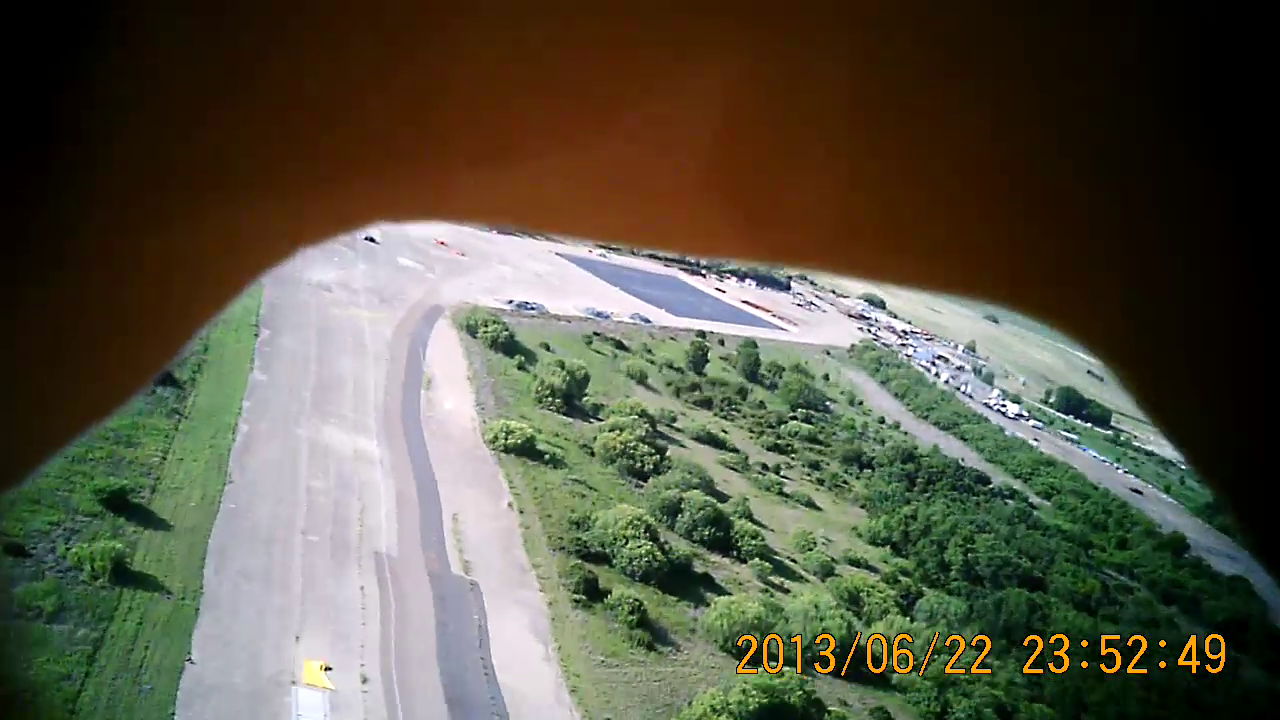
#> input picture test_1.png, 1280 x 720 px
$ python test_adaptive_contour_stills_class.py   (Python 2 division)
#> lines starting #> are read from the running program, lines starting #| are printed output that depends on the picture; after the words box and inside, x2 and y2 are one past the last pixel; in counts of white or black regions, pixels touching at a corner belong together
import cv2, cv, numpy as np,time, pickle

tarX = -1
tarY = -1

class objectTracker():
    def __init__(self):
        self.tarX = -1
        self.tarY = -1
        self.lower = np.array([0,0,0])
        self.upper = np.array([255,255,255])
        self.gotObj = 0
        self.firstCall = 1
    def getXY(self,x,y):
        self.tarX = x
        self.tarY = y
        if x != -1:
            self.gotObj = 1
            self.firstCall = 1
        else:
            print "Resetting image processing"
            self.gotObj = 0
    def improcess(self,img):
        if self.gotObj:
            imgout = np.copy(img)
            #process image
            #get the local HSV estimate:
            hsv = cv2.cvtColor(imgout,cv2.COLOR_BGR2HSV)
            #if the first call, get the upper and lower bounds
            if self.firstCall:
                self.firstCall = 0
                xyhsv = hsv[self.tarY,self.tarX]
                self.lower = xyhsv
                self.upper = xyhsv
                #find adjacent pixels, say 10? to create a threshold
                #5,0.2 works well
                for i in range ((self.tarX-10),(self.tarX+10)):
                    for j in range (self.tarY-10,self.tarY+10):
                        #print np.diff([hsv[i,j],xyhsv],axis=0 ),np.size(np.nonzero(np.diff([hsv[i,j],xyhsv],axis=0 ) < 50),1)
                        #if np.amax( np.diff([hsv[i,j],xyhsv],axis=0 ) ) < 50:
                        if np.size(np.nonzero(np.diff([hsv[j,i],xyhsv],axis=0 ) < 10),1) >= 2:
                            self.lower = np.amin([self.lower,hsv[j,i]],axis=0)
                            self.upper = np.amax([self.upper,hsv[j,i]],axis=0)
                self.lower = self.lower-0.025*np.array([255,255,255])
                self.upper = self.upper+0.025*np.array([255,255,255])
            #threshold the image
            thresh = cv2.inRange(hsv,self.lower,self.upper)
            #get the contours
            contours,hierarchy = cv2.findContours(thresh,cv2.RETR_LIST,cv2.CHAIN_APPROX_SIMPLE)
            #pickle contours to deal with a bug in opencv 2.4.3
            tmp = pickle.dumps(contours)
            contours = pickle.loads(tmp)
            #find the centroid closest to the target location:
            cmin = np.array([])
            cx,cy = (0,0)
            for cnt in contours:
                M = cv2.moments(cnt)
                #check that the divisor moment is nonzero; if it is, set the location to (0,0)
                if M['m00']>0:
                    ccx,ccy = int(M['m10']/M['m00']),int(M['m01']/M['m00'])
                else:
                    ccx,ccy = (0,0)
                if (pow(cx-self.tarX,2)+pow(cy-self.tarY,2) > pow(ccx-self.tarX,2)+pow(ccy-self.tarY,2)):
                    cx,cy = ccx,ccy
                    cmin = cnt
            #lowpass filter the target location using cx, cy
            alph = 0.25
            TC = 0.333333*(1.0-alph)/alph
            self.tarX = alph*cx + (1-alph)*self.tarX
            self.tarY = alph*cy + (1-alph)*self.tarY
            #self.tarX = cx
            #self.tarY = cy

            if not (type(cmin) is int):
                cv2.drawContours(imgout,cmin,-1,(0,0,0),2)
                #cv2.drawContours(imgout,contours,-1,(255,255,255),-1)
            # update upper and lower to match the contour
            if np.size(cmin,0) > 0:
                cnvxhll = cv2.convexHull(cmin)
                for i in range(0,np.size(cnvxhll,0)):
                    self.lower = np.amin([self.lower,hsv[cnvxhll[i,0,1],cnvxhll[i,0,0]]],axis=0)
                    self.upper = np.amax([self.upper,hsv[cnvxhll[i,0,1],cnvxhll[i,0,0]]],axis=0)
            return imgout
        else:
            return img

def main():
    fname = "test_1.png"
    imageProc(fname)

def nothing(args):
    pass

def settingUpdate(blurRad):
    blurRad = cv2.getTrackbarPos('blur','camera')
    return

def selectXY(event,x,y,flags,param):
    global OT
    if event == cv2.EVENT_LBUTTONDOWN:
        tarX = x
        tarY = y
        OT.getXY(x,y)
    if event == cv2.EVENT_RBUTTONDOWN:
        tarX = -1
        tarY = -1
        OT.getXY(-1,-1)

OT = objectTracker()

def imageProc(fname):
#> called with fname = 'test_1.png'
    global OT

    #initialize variables for HSV limits and blur radius:
    blurRad = 10#image blur radius

    #create trackbars for HSV limits and blur value:
    cv2.createTrackbar('blur','camera',blurRad,15,nothing)

    #load camera
    cv2.namedWindow('camera')#camera image
    cv2.setMouseCallback('camera',selectXY)

    flagShowVis = True
    while True:
        #read the camera image:
        #ret,img = capture.read()
        img = cv2.imread(fname)
#> img is the input picture: shape (720, 1280, 3); mean B, G, R 69, 85.8, 88.1
        #update settings from sliders:
        settingUpdate(blurRad)
        #process frames

        #blur the image to reduce color noise: (5 x 5)
        img = cv2.blur(img,(blurRad,blurRad))
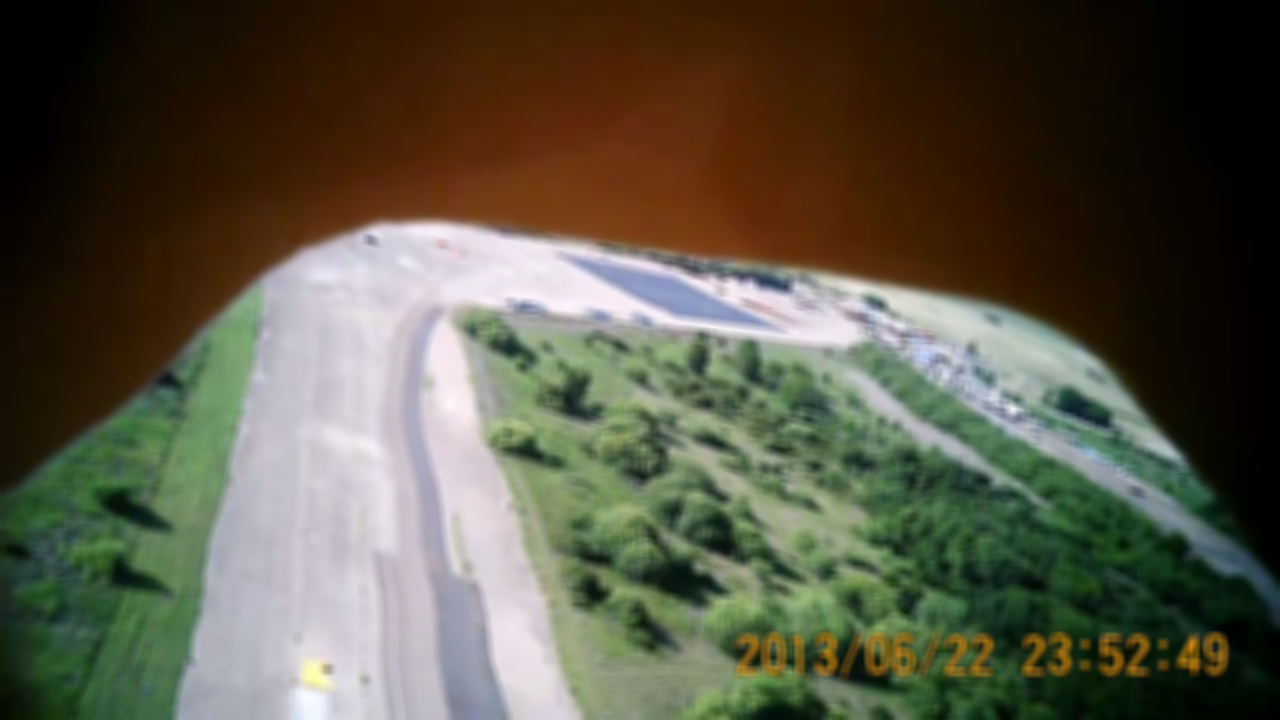
#> img: shape (720, 1280, 3); mean B, G, R 69, 85.7, 88.1

        #img2 = np.zeros(np.shape(img))
        img2 = OT.improcess(img)
        cx,cy = int(OT.tarX),int(OT.tarY)
        cv2.circle(img2,(cx,cy),3,(255,0,0),-1)
#> img2: shape (720, 1280, 3); under 0.01% of pixels changed, all inside (x1, y1, x2, y2) = (0, 0, 2, 2)

        cv2.imshow('camera',img2)

        keyRet = cv2.waitKey(5)
#> (key Esc is pressed here)
        #see if user hits 'ESC' in opencv windows
        if keyRet==27:
            break
        elif keyRet==32:
            flagShowVis = not flagShowVis
    cv2.destroyAllWindows()


if __name__=="__main__":
    main()

$ run again, with test_3.png copied over test_1.png
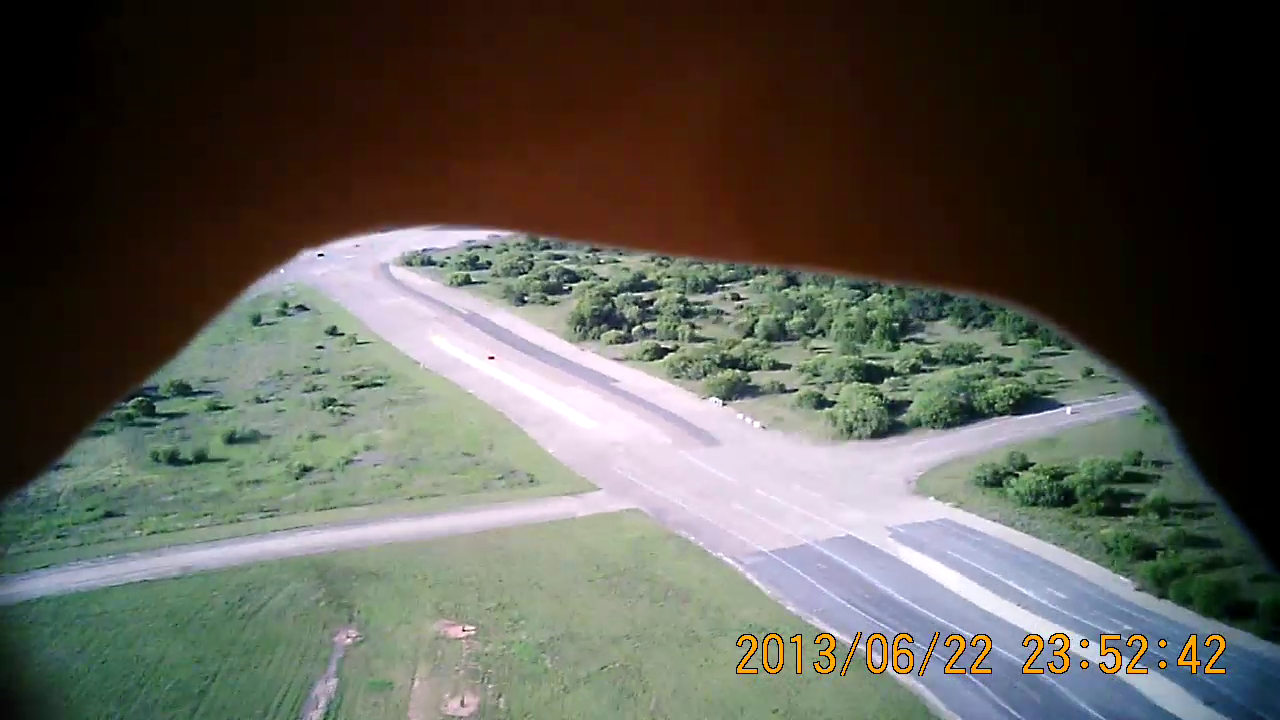
#> input picture test_3.png, 1280 x 720 px
#> in imageProc, img is the input picture: shape (720, 1280, 3); mean B, G, R 81, 89.7, 90.8
#> in imageProc, `img = cv2.blur(img,(blurRad,blurRad))`:
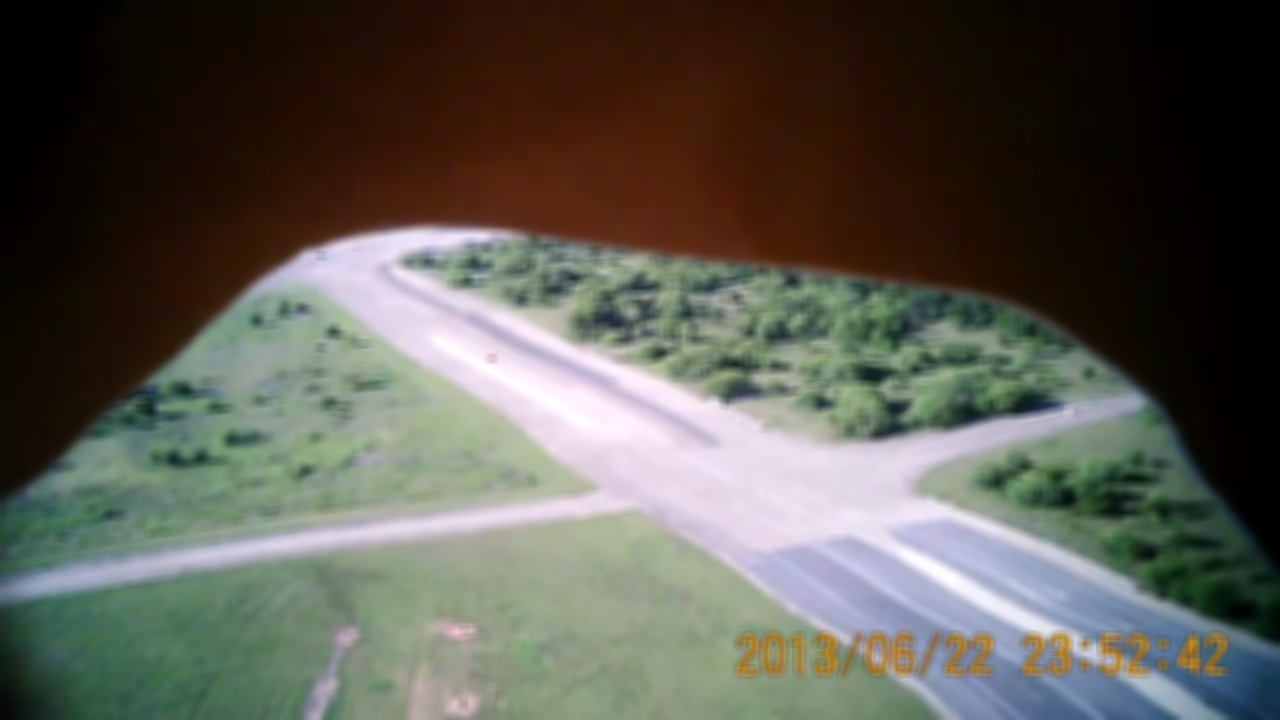
#> img: shape (720, 1280, 3); mean B, G, R 80.9, 89.6, 90.7
#> img2: shape (720, 1280, 3); under 0.01% of pixels changed, all inside (x1, y1, x2, y2) = (0, 0, 2, 2)
